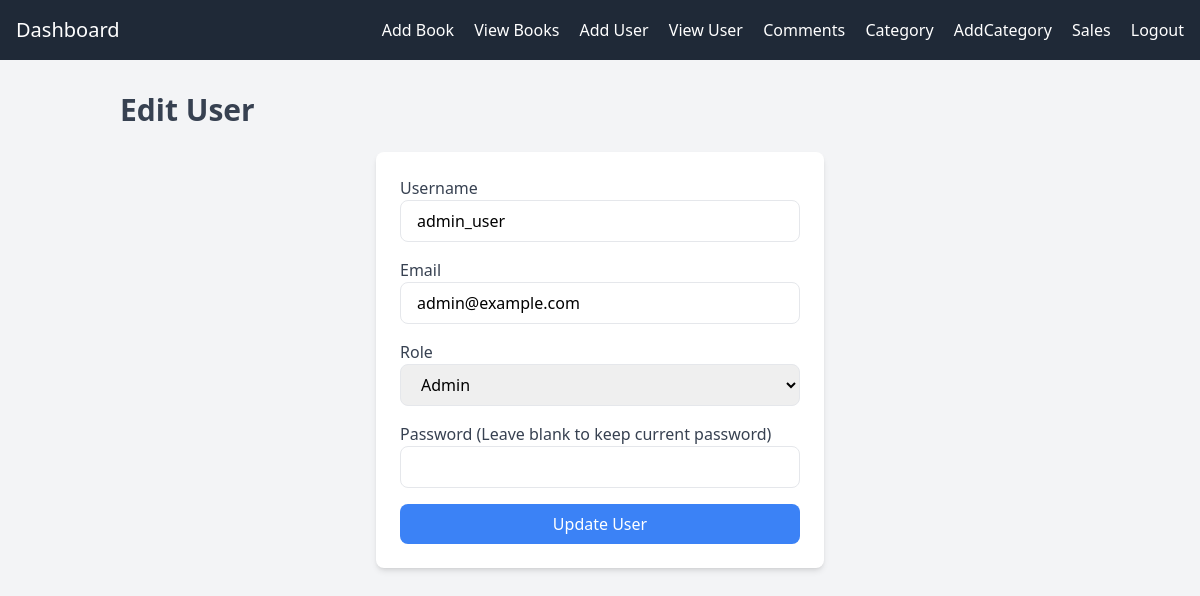
Screenshot of /edit_user.php?user_id=1 with the database file from the repository.
### tables this page shows
CREATE TABLE Users (
    user_id INT AUTO_INCREMENT PRIMARY KEY,
    username VARCHAR(50) NOT NULL UNIQUE,
    email VARCHAR(100) NOT NULL UNIQUE,
    password_hash VARCHAR(255) NOT NULL,
    role ENUM('admin', 'staff', 'editor', 'viewer') NOT NULL,
    created_at TIMESTAMP DEFAULT CURRENT_TIMESTAMP,
    updated_at TIMESTAMP NULL
);

### edit_user.php (the view, shortened to what this page needs)
<?php
include 'db_connect.php';
include 'nav_admin.php';
if (isset($_GET['user_id'])) {
    $user_id = $_GET['user_id'];
    $query = "SELECT * FROM Users WHERE user_id = :user_id";
    $stmt = $pdo->prepare($query);
    $stmt->bindParam(':user_id', $user_id);
    $stmt->execute();
    $user = $stmt->fetch(PDO::FETCH_ASSOC);
}
?>
<!DOCTYPE html>
<html lang="en">
<head>
    <script src="https://cdn.tailwindcss.com"></script>
</head>
<body class="bg-gray-100">
    <div class="container mx-auto p-8">
        <h2 class="text-3xl font-semibold mb-6 text-gray-700">Edit User</h2>
        <form action="edit_user.php?user_id=<?php echo $user_id; ?>" method="POST" class="bg-white p-6 rounded-lg shadow-md max-w-md mx-auto">
            <div class="mb-4">
                <label for="username" class="block text-gray-700">Username</label>
                <input type="text" id="username" name="username" value="<?php echo $user['username']; ?>" class="w-full px-4 py-2 border rounded-lg" required>
            </div>
            <div class="mb-4">
                <label for="email" class="block text-gray-700">Email</label>
                <input type="email" id="email" name="email" value="<?php echo $user['email']; ?>" class="w-full px-4 py-2 border rounded-lg" required>
            </div>
            <div class="mb-4">
                <label for="role" class="block text-gray-700">Role</label>
                <select id="role" name="role" class="w-full px-4 py-2 border rounded-lg">
                    <option value="admin" <?php if ($user['role'] == 'admin') echo 'selected'; ?>>Admin</option>
                </select>
            </div>
            <div class="mb-4">
                <label for="password" class="block text-gray-700">Password (Leave blank to keep current password)</label>
                <input type="password" id="password" name="password" class="w-full px-4 py-2 border rounded-lg">
            </div>
            <button type="submit" class="w-full bg-blue-500 text-white py-2 rounded-lg hover:bg-blue-700">Update User</button>
        </form>
    </div>
</body>
</html>

### rows the page displays
users: username "admin_user", email "admin@example.com", role "Admin"
